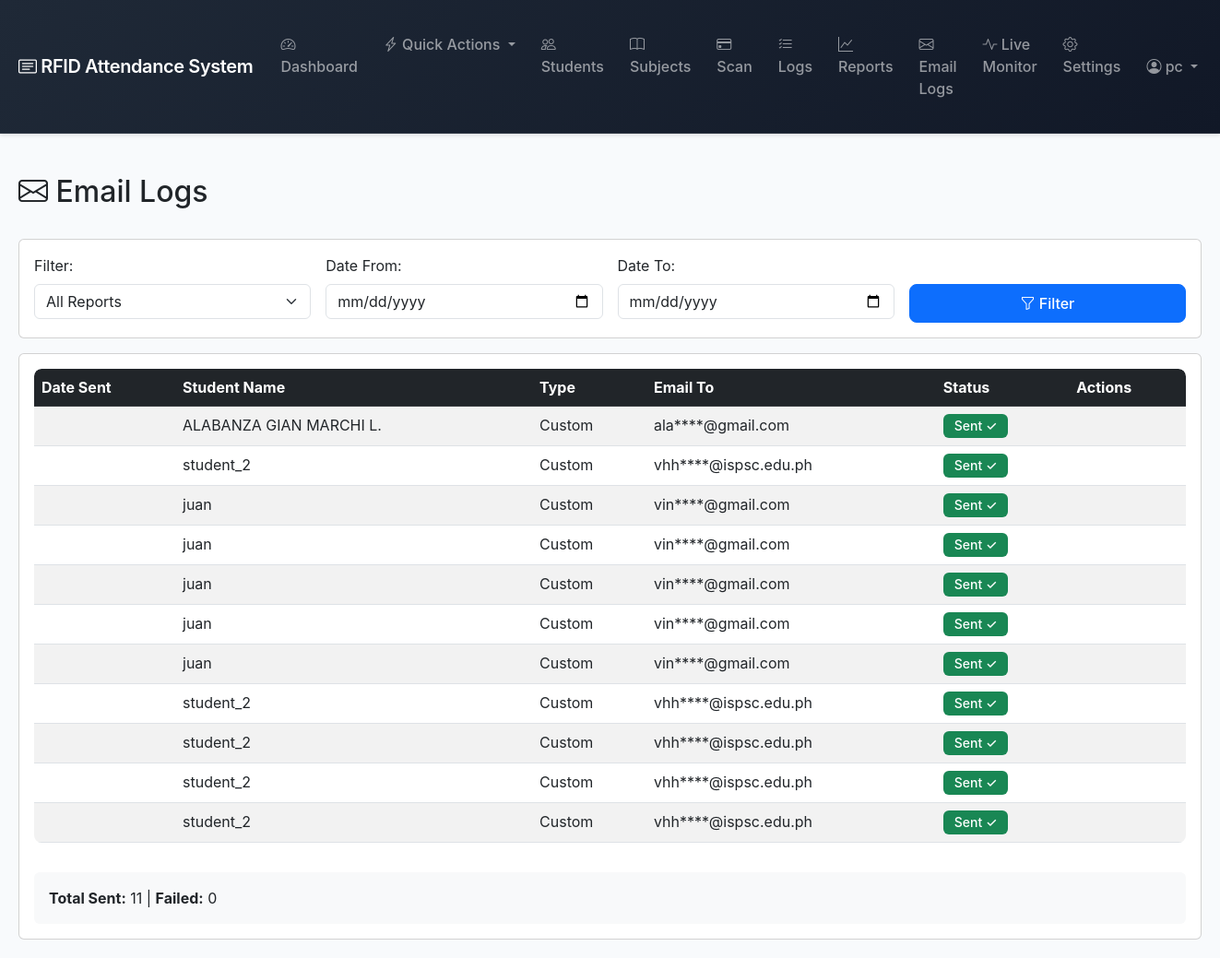
Page /email-logs/ (signed in) on the earlier database version.
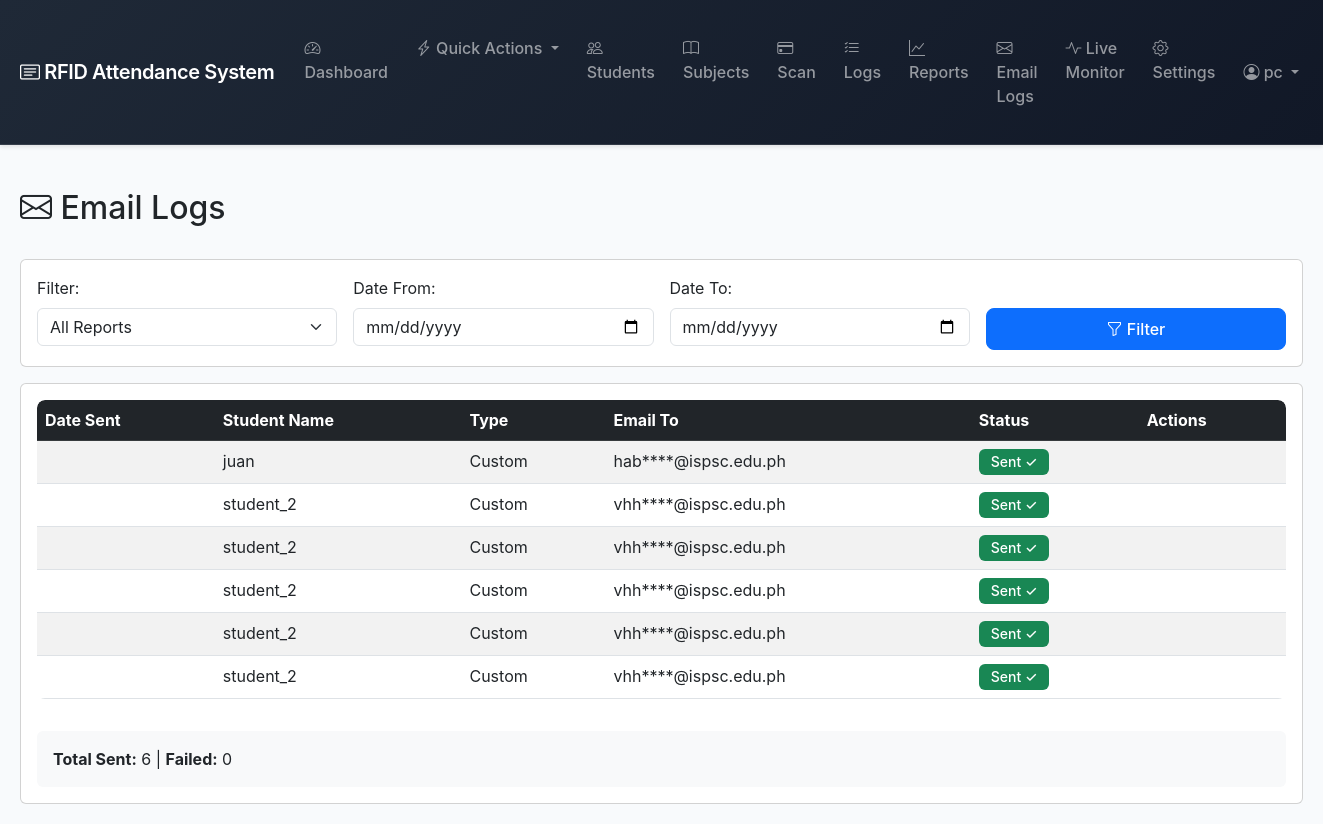
Same page on the later database version.
### attendance/models.py (models this page shows, shortened)
class EmailLog(models.Model):
    STATUS_CHOICES = [
        ('SENT', 'Sent'),
        ('FAILED', 'Failed'),
        ('PENDING', 'Pending'),
    ]
    TYPE_CHOICES = [
        ('SEMESTER', 'Semester Report'),
        ('WARNING', 'Warning'),
        ('DAILY', 'Daily Report'),
        ('CUSTOM', 'Custom'),
    ]
    student = models.ForeignKey(Student, on_delete=models.CASCADE, related_name='email_logs')
    email_to = models.EmailField()
    email_cc = models.EmailField(blank=True)
    email_bcc = models.EmailField(blank=True)
    subject = models.CharField(max_length=200)
    message_body = models.TextField()
    email_type = models.CharField(max_length=20, choices=TYPE_CHOICES, default='SEMESTER')
    status = models.CharField(max_length=10, choices=STATUS_CHOICES, default='PENDING')
    sent_at = models.DateTimeField(null=True, blank=True)
    error_message = models.TextField(blank=True)
    created_at = models.DateTimeField(auto_now_add=True)
    class Meta:
        ordering = ['-created_at']
        indexes = [
            models.Index(fields=['status', 'created_at']),
            models.Index(fields=['student', 'email_type']),
        ]

class Student(models.Model):
    rfid_id = models.CharField(max_length=50, unique=True)
    student_id = models.CharField(max_length=50, unique=True, null=True, blank=True)
    name = models.CharField(max_length=100)
    course = models.ForeignKey('Course', on_delete=models.PROTECT, related_name='students', help_text="Student's enrolled course")
    section = models.ForeignKey('Section', on_delete=models.PROTECT, related_name='students', null=True, blank=True, help_text="Student's section (A, B, C, etc.)")
    email = models.EmailField()
    adviser = models.ForeignKey(Adviser, on_delete=models.SET_NULL, null=True, blank=True, related_name='students')
    user = models.OneToOneField(User, on_delete=models.CASCADE, null=True, blank=True, related_name='student_profile')
    created_at = models.DateTimeField(auto_now_add=True, null=True, blank=True)
    updated_at = models.DateTimeField(auto_now=True, null=True, blank=True)
    class Meta:
        ordering = ['name']

### attendance/views.py (the view)
# urls.py: path('email-logs/', views.email_logs, name='email_logs'),
@login_required
def email_logs(request):
    email_type = request.GET.get('type', '')
    date_from = request.GET.get('date_from', '')
    date_to = request.GET.get('date_to', '')
    logs = EmailLog.objects.select_related('student').all()
    if request.user.is_superuser or request.user.is_staff:
        pass  # Show all logs
    elif hasattr(request.user, 'adviser_profile'):
        adviser = request.user.adviser_profile
        adviser_student_ids = Student.objects.filter(adviser=adviser).values_list('id', flat=True)
        logs = logs.filter(student_id__in=adviser_student_ids)
    else:
        accessible_courses = get_user_accessible_courses(request.user)
        if accessible_courses.exists():
            logs = logs.filter(student__course__in=accessible_courses)
        else:
            logs = logs.none()
    if email_type:
        logs = logs.filter(email_type=email_type)
    if date_from:
        try:
            logs = logs.filter(created_at__gte=datetime.strptime(date_from, '%Y-%m-%d'))
        except:
            pass
    if date_to:
        try:
            logs = logs.filter(created_at__lte=datetime.strptime(date_to, '%Y-%m-%d') + timedelta(days=1))
        except:
            pass
    logs = logs.order_by('-created_at')
    stats = {
        'total_sent': logs.filter(status='SENT').count(),
        'total_failed': logs.filter(status='FAILED').count(),
    }
    context = {
        'logs': logs,
        'email_type': email_type,
        'date_from': date_from,
        'date_to': date_to,
        'stats': stats,
    }
    return render(request, 'attendance/email_logs.html', context)

### attendance/templatetags/email_filters.py (called while the page is built)
@register.filter
def mask_email(email):
    if not email or '@' not in str(email):
        return email
    email_str = str(email)
    local_part, domain = email_str.split('@', 1)
    if len(local_part) <= 3:
        masked_local = local_part + '****'
    else:
        masked_local = local_part[:3] + '****'
    return f"{masked_local}@{domain}"

### attendance/templates/attendance/email_logs.html (shortened to what this page needs)
{% extends 'attendance/base.html' %}
{% load email_filters %}
{% block content %}
<div class="d-flex justify-content-between align-items-center mb-4">
    <h2><i class="bi bi-envelope"></i> Email Logs</h2>
</div>
<div class="card mb-3">
    <div class="card-body">
        <form method="GET" action="{% url 'email_logs' %}" class="row g-3">
            <div class="col-md-3">
                <label for="type" class="form-label">Filter:</label>
                <select class="form-select" id="type" name="type">
                    <option value="">All Reports</option>
                </select>
            </div>
            <div class="col-md-3">
                <label for="date_from" class="form-label">Date From:</label>
                <input type="date" class="form-control" id="date_from" name="date_from" value="{{ date_from }}">
            </div>
            <div class="col-md-3">
                <label for="date_to" class="form-label">Date To:</label>
                <input type="date" class="form-control" id="date_to" name="date_to" value="{{ date_to }}">
            </div>
            <div class="col-md-3">
                <label class="form-label">&nbsp;</label>
                <button type="submit" class="btn btn-primary w-100">
                    <i class="bi bi-funnel"></i> Filter
                </button>
            </div>
        </form>
    </div>
</div>
<div class="card">
    <div class="card-body">
        <div class="table-responsive">
            <table class="table table-striped table-hover">
                <thead class="table-dark">
                    <tr>
                        <th>Date Sent</th>
                        <th>Student Name</th>
                        <th>Type</th>
                        <th>Email To</th>
                        <th>Status</th>
                        <th>Actions</th>
                    </tr>
                </thead>
                <tbody>
                    {% for log in logs %}
                    <tr>
                        <td>{{ log.sent_at|date:"m/d/y"|default:log.created_at|date:"m/d/y" }}</td>
                        <td>{{ log.student.name }}</td>
                        <td>{{ log.get_email_type_display }}</td>
                        <td>{{ log.email_to|mask_email }}</td>
                        <td>
                            {% if log.status == 'SENT' %}
                                <span class="badge bg-success">Sent ✓</span>
                            {% elif log.status == 'FAILED' %}
                                <span class="badge bg-danger">Failed ✗</span>
                            {% else %}
                                <span class="badge bg-warning">Pending</span>
                            {% endif %}
                        </td>
                        <td>
                        </td>
                    </tr>
                    {% empty %}
                    <tr>
                        <td colspan="6" class="text-center">No email logs found.</td>
                    </tr>
                    {% endfor %}
                </tbody>
            </table>
        </div>
        <div class="mt-3 p-3 bg-light rounded">
            <strong>Total Sent:</strong> {{ stats.total_sent }} |
            <strong>Failed:</strong> {{ stats.total_failed }}
        </div>
    </div>
</div>
{% endblock %}

### attendance/templates/attendance/base.html (shortened to what this page needs)
<!DOCTYPE html>
<html lang="en">
<head>
    <link href="https://cdn.jsdelivr.net/npm/bootstrap@5.3.0/dist/css/bootstrap.min.css" rel="stylesheet">
    <link rel="stylesheet" href="https://cdn.jsdelivr.net/npm/bootstrap-icons@1.11.0/font/bootstrap-icons.css">
</head>
<body>
    {% if user.is_authenticated %}
    <nav class="navbar navbar-expand-lg navbar-dark {% if user.student_profile %}bg-success{% elif is_adviser %}bg-info{% else %}bg-dark{% endif %} mb-4">
        <div class="container-fluid">
            <a class="navbar-brand" href="{% if user.student_profile %}{% url 'student_features' %}{% elif is_adviser %}{% url 'adviser_features' %}{% else %}{% url 'dashboard' %}{% endif %}">
                <i class="bi bi-card-text"></i> RFID Attendance System
            </a>
            <div class="collapse navbar-collapse" id="navbarNav">
                {% if user.student_profile %}
                <ul class="navbar-nav me-auto">
                    <li class="nav-item">
                        <a class="nav-link" href="{% url 'student_features' %}">
                            <i class="bi bi-speedometer2"></i> Features
                        </a>
                    </li>
                    <li class="nav-item">
                        <a class="nav-link" href="{% url 'student_dashboard' %}">
                            <i class="bi bi-clipboard-data"></i> My Dashboard
                        </a>
                    </li>
                    <li class="nav-item">
                        <a class="nav-link" href="{% url 'student_enroll_subjects' %}">
                            <i class="bi bi-book-plus"></i> Enroll Subjects
                        </a>
                    </li>
                </ul>
                <ul class="navbar-nav">
                    <li class="nav-item dropdown">
                        <a class="nav-link dropdown-toggle" href="#" id="navbarDropdown" role="button" data-bs-toggle="dropdown">
                            <i class="bi bi-person-circle"></i> {{ user.student_profile.name }}
                        </a>
                        <ul class="dropdown-menu dropdown-menu-end">
                            <li><a class="dropdown-item" href="{% url 'student_features' %}">
                                <i class="bi bi-speedometer2"></i> Features Dashboard
                            </a></li>
                            <li><a class="dropdown-item" href="{% url 'student_dashboard' %}">
                                <i class="bi bi-house"></i> Dashboard
                            </a></li>
                            <li><a class="dropdown-item" href="{% url 'student_enroll_subjects' %}">
                                <i class="bi bi-book-plus"></i> Enroll Subjects
                            </a></li>
                            <li><hr class="dropdown-divider"></li>
                            <li><a class="dropdown-item" href="{% url 'student_logout' %}">
                                <i class="bi bi-box-arrow-right"></i> Logout
                            </a></li>
                        </ul>
                    </li>
                </ul>
                {% else %}
                <ul class="navbar-nav me-auto">
                    <li class="nav-item">
                        <a class="nav-link" href="{% url 'dashboard' %}">
                            <i class="bi bi-speedometer2"></i> Dashboard
                        </a>
                    </li>
                    <li class="nav-item dropdown">
                        <a class="nav-link dropdown-toggle" href="#" id="quickActionsDropdown" role="button" data-bs-toggle="dropdown" aria-expanded="false">
                            <i class="bi bi-lightning-charge"></i> Quick Actions
                        </a>
                    </li>
                    <li class="nav-item">
                        <a class="nav-link" href="{% url 'student_list' %}">
                            <i class="bi bi-people"></i> Students
                        </a>
                    </li>
                    <li class="nav-item">
                        <a class="nav-link" href="{% url 'subject_list' %}">
                            <i class="bi bi-book"></i> Subjects
                        </a>
                    </li>
                    <li class="nav-item">
                        <a class="nav-link" href="{% url 'scan' %}">
                            <i class="bi bi-credit-card"></i> Scan
                        </a>
                    </li>
                    <li class="nav-item">
                        <a class="nav-link" href="{% url 'attendance_logs' %}">
                            <i class="bi bi-list-check"></i> Logs
                        </a>
                    </li>
                    <li class="nav-item">
                        <a class="nav-link" href="{% url 'student_summary' %}">
                            <i class="bi bi-graph-up"></i> Reports
                        </a>
                    </li>
                    <li class="nav-item">
                        <a class="nav-link" href="{% url 'email_logs' %}">
                            <i class="bi bi-envelope"></i> Email Logs
                        </a>
                    </li>
                    <li class="nav-item">
                        <a class="nav-link" href="{% url 'live_monitor' %}">
                            <i class="bi bi-activity"></i> Live Monitor
                        </a>
                    </li>
                    <li class="nav-item">
                        <a class="nav-link" href="{% url 'settings' %}">
                            <i class="bi bi-gear"></i> Settings
                        </a>
                    </li>
                </ul>
                <ul class="navbar-nav">
                    <li class="nav-item dropdown">
                        <a class="nav-link dropdown-toggle" href="#" id="navbarDropdown" role="button" data-bs-toggle="dropdown">
                            <i class="bi bi-person-circle"></i> {{ user.get_full_name|default:user.username }}
                        </a>
                    </li>
                </ul>
                {% endif %}
            </div>
        </div>
    </nav>
    {% endif %}
    <div class="container-fluid">
        {% block content %}{% endblock %}
    </div>
</body>
</html>

### attendance/templates/attendance/base.html (style rules this page uses)
:root { --primary-blue: #2563eb; --primary-blue-dark: #1e40af; --primary-blue-light: #3b82f6; --nav-bg-adviser: #1e3a8a; --nav-bg-student: #059669; --nav-bg-admin: #1f2937; }
body { background-color: #f8fafc; font-family: -apple-system, BlinkMacSystemFont, 'Segoe UI', Roboto, 'Helvetica Neue', Arial, sans-serif; }
.navbar { box-shadow: 0 2px 4px rgba(0,0,0,0.1); border-bottom: 1px solid rgba(255,255,255,0.1); }
.navbar-dark.bg-dark { background: linear-gradient(135deg, var(--nav-bg-admin) 0%, #111827 100%) !important; }
.navbar-brand { font-weight: 600; font-size: 1.25rem; letter-spacing: -0.02em; }
.nav-link { font-weight: 500; transition: all 0.2s ease; border-radius: 6px; margin: 0 2px; padding: 8px 12px !important; }
.table-responsive { max-height: 600px; overflow-y: auto; border-radius: 8px; }
.table { border-radius: 8px; overflow: hidden; }
.table thead { background-color: #f8fafc; }
.table-hover tbody tr { transition: background-color 0.15s ease; }
.badge { padding: 6px 12px; font-weight: 500; border-radius: 6px; font-size: 0.875rem; }
.btn { border-radius: 8px; font-weight: 500; padding: 8px 16px; transition: all 0.2s ease; }
.container-fluid { padding: 20px; }
html { scroll-behavior: smooth; }

Differences in the rows shown:
removed EmailLog: student.name "ALABANZA GIAN MARCHI L.", email_type "Custom", email_to|mask_email "ala****@gmail.com", status "Sent ✓"
removed EmailLog: student.name "juan", email_type "Custom", email_to|mask_email "vin****@gmail.com", status "Sent ✓"
removed EmailLog: student.name "juan", email_type "Custom", email_to|mask_email "vin****@gmail.com", status "Sent ✓"
removed EmailLog: student.name "juan", email_type "Custom", email_to|mask_email "vin****@gmail.com", status "Sent ✓"
removed EmailLog: student.name "juan", email_type "Custom", email_to|mask_email "vin****@gmail.com", status "Sent ✓"
removed EmailLog: student.name "juan", email_type "Custom", email_to|mask_email "vin****@gmail.com", status "Sent ✓"
added EmailLog: student.name "juan", email_type "Custom", email_to|mask_email "hab****@ispsc.edu.ph", status "Sent ✓"
Other differences:
{{ stats.total_sent }}: "11" → "6"
